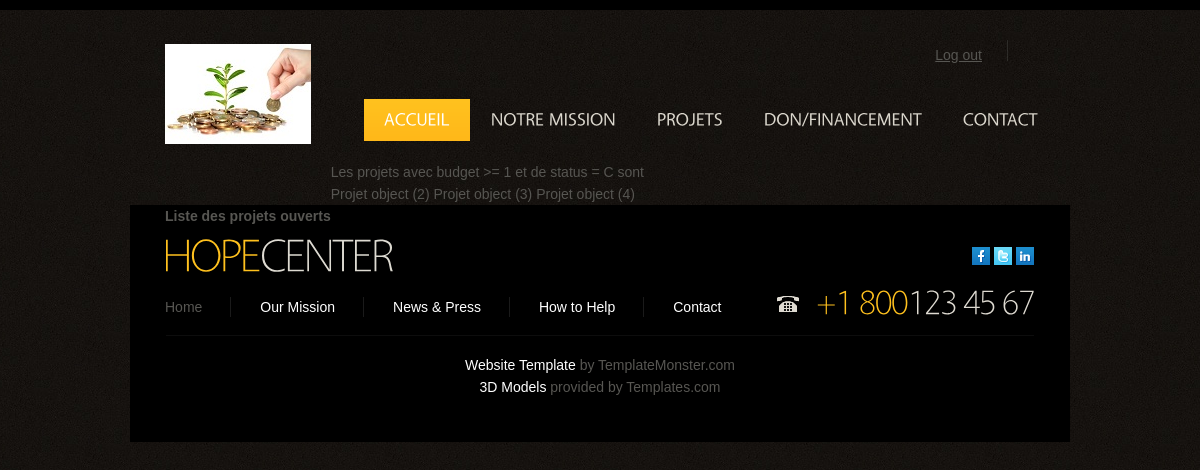
Page /search/1/ on the committed database.
### djago/models.py (models this page shows)
class Projet(models.Model):
    STATUT = [("SDI", "Stade d'Idée"),
              ('EGN', "En Gestation"),
              ('JLC', "Juste Lancé"),
              ('EAE', "En Activité"),
              ('C', "Cloturé")
              ]
    nom = models.CharField(null=False, blank=False, max_length=50, verbose_name='Nom du Projet')
    resume = models.CharField(null=False, blank=False, max_length=250, verbose_name='Description du Projet')
    couverture = models.ImageField(null=True, blank=True, verbose_name="Photo d'Illustration du Projet",
                                   upload_to="photos/")
    secteur = models.CharField(null=False, blank=False, max_length=50, verbose_name="Secteur d'Activité")
    budget = models.FloatField(null=False, blank=False, verbose_name="Budget du Projet")
    statut = models.CharField(null=False, blank=False, max_length=30, choices=STATUT, verbose_name="Statut du Projet")
    date_pub = models.DateTimeField(null=False, blank=False, max_length=30,
                                    verbose_name="Date de Publication du Projet",
                                    default=timezone.now)
    fiche_desc = models.FileField(null=True, blank=True, verbose_name="Fichier de Presentation du Projet")
    user = models.ForeignKey(Utilisateur, null=True, blank=False, on_delete=models.PROTECT)
    donateurs = models.ManyToManyField("Utilisateur", through="deme.Don", related_name="+")
    Investisseurs = models.ManyToManyField("Utilisateur", through="deme.Financement", related_name="+")

### djago/views.py (the view)
# urls.py: path('search/<int:budget>/', views.lister_projets, name='listeProjet'),
def lister_projets(request, budget, statut='C'):
    from django.http import Http404
    if statut not in ["SDI", 'EGN', 'JLC', 'EAE', 'C']:
        raise Http404
    else:
        from .models import Projet
        projets = Projet.objects.filter(budget__gte=budget, statut=statut)
        return render(request, 'djago/lister_projets.html', locals())

### djago/templates/djago/lister_projets.html (shortened to what this page needs)
{% extends "base.html" %}
{% block body %}
<h1> Liste des projets ouverts </h1>
Les projets avec budget >= {{budget}} et de status = {{statut}} sont<br>
{% for ligne in projets %}
    {{ligne}}
{% empty %}
    inexistants pour le moment
{% endfor %}
{% endblock %}

### front/static/css/style.css (style rules this page uses)
body { background:url(../images/bg.jpg) top center repeat;border:0;font:14px "Trebuchet MS", Arial, Helvetica, sans-serif;color:#575652;line-height:22px }
h1 { float:left;padding:44px 0 0 35px }

### rows in the picture
Projet: id "Projet object (2)"
Projet: id "Projet object (3)"
Projet: id "Projet object (4)"

### other values in the picture
{{ budget }} "1"
{{ statut }} "C"
